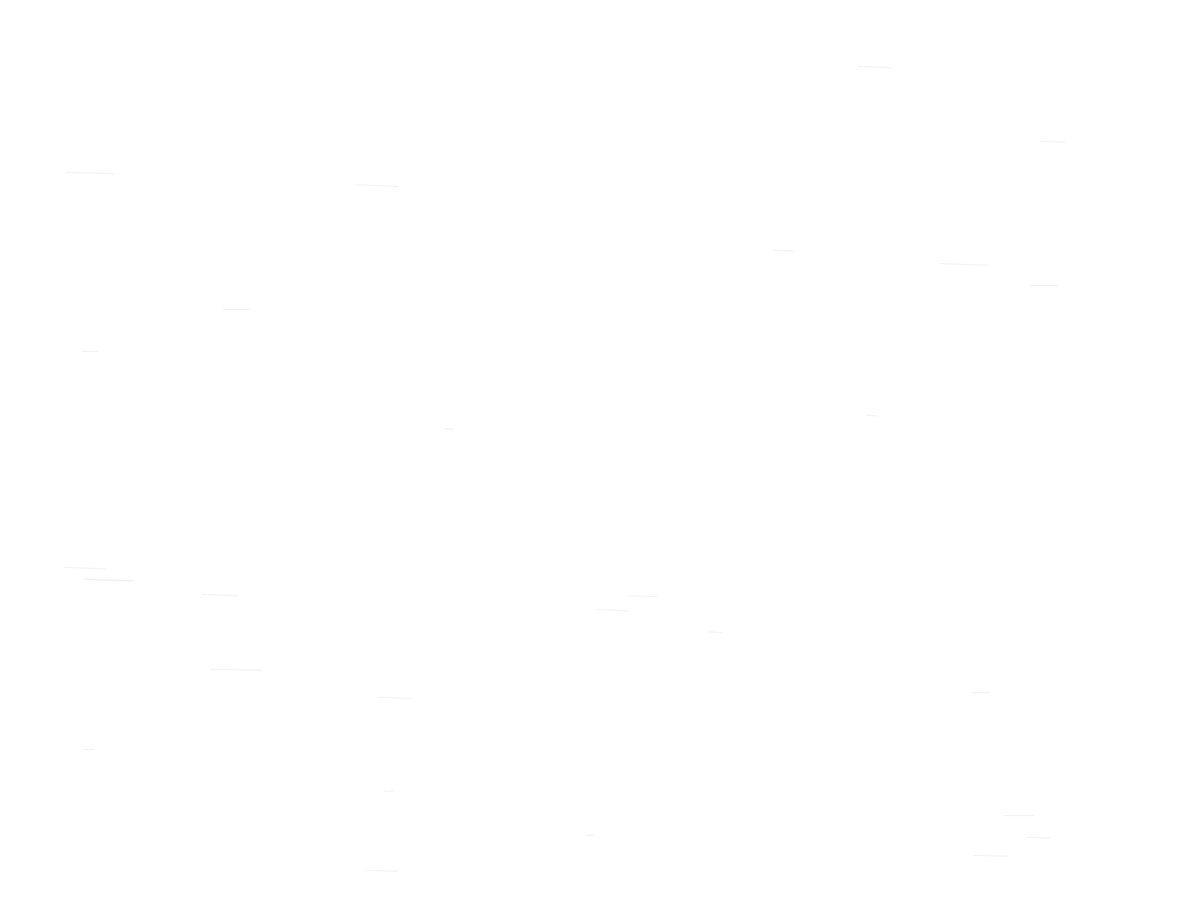
Frame 1 (no input)
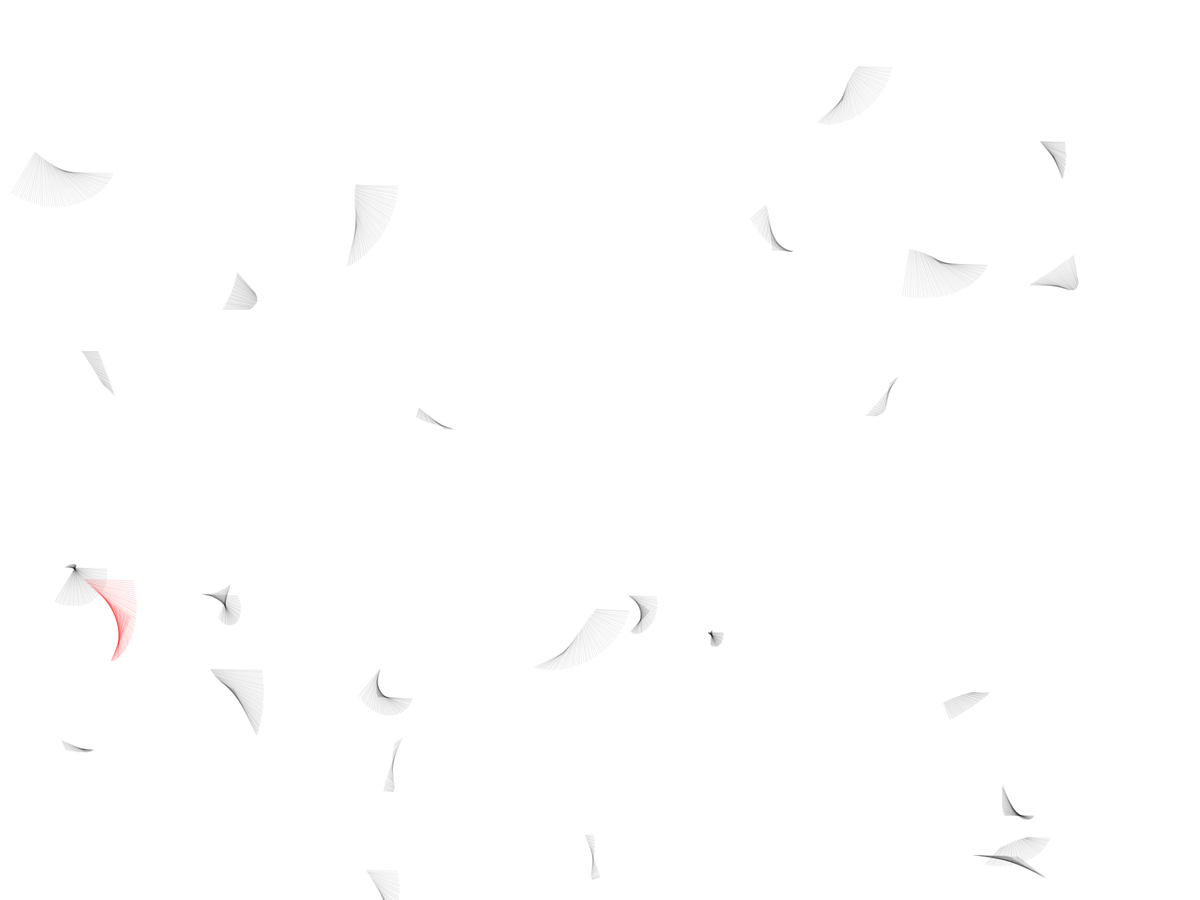
Frame 60 (the mouse pressed at the canvas centre just before this capture)
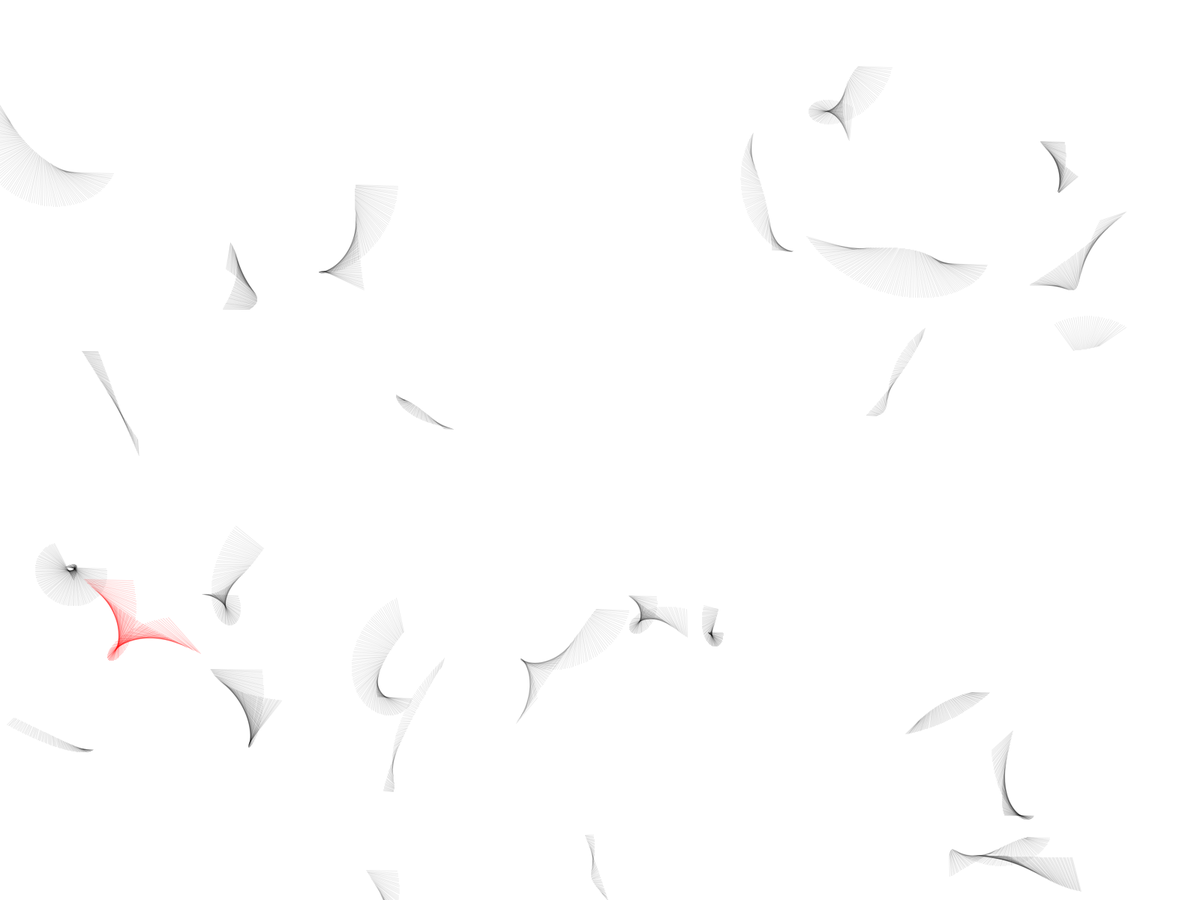
Frame 120 (the mouse held since frame 60 and released just before this capture)

The Processing sketch that drew these frames (run headless with seeded random() and noise(); from frame 60 on, the mouse is pressed at the canvas centre):

// Processing sketch: lines_00
// ── lines_00.pde
ArrayList<Particle> particles = new ArrayList<Particle>();

boolean pause = false;

void setup() {
  fullScreen();
  //size(600, 600);
  for (int i = 0; i < 30; i++) {
    particles.add(new Particle());
    background(255);
    smooth();
  }
}

void draw() {
  //background(255);

  if (!pause) {
    for (Particle p : particles) {
      p.run();
      if (p.isDead()) {
        p.init();
      }
    }
  }
}

void keyPressed(){
 if(key == 'p' || key == 'P'){
   pause = !pause; 
 }
}

// ── Particle.pde
// The Nature of Code
// Daniel Shiffman
// http://natureofcode.com

// Simple Particle System

// A simple Particle class

class Particle {
  PVector position;
  PVector velocity;
  PVector acceleration;
  float lifespan;
  float L;
  float angle;
  color c;
  float da;

  Particle() {
    init();
  }

  void init() {
    acceleration = new PVector(random(-0.01, 0.01), random(-0.01, 0.01));
    velocity = new PVector(random(-1, 1), random(-1, 1));
    position = new PVector(random(width), random(height));
    lifespan = 255.0;
    L = random(10, 70);
    float r = random(1);
    
    if (r < 0.8) {
      c = color(0, 50);
    } else if (r < 0.95) {
      c = color(255);
    } else {
        //colorMode(HSB);
      c = color(255,0,0,100);
      //colorMode(RGB);
    }
    
    //c = color(0, 80);
    //c = color(random(100, 255), random(100, 255), random(100, 255));
    da = random(0.01, 0.05);
  }


  void run() {
    update();
    display();
  }

  // Method to update position
  void update() {
    angle += da;
    velocity.add(acceleration);
    position.add(velocity);
    //lifespan -= 2.0;
  }

  // Method to display
  void display() {
    PVector p = new PVector(0, 0);
    p.x = L*cos(angle)+position.x;
    p.y = L*sin(angle)+position.y;
    stroke(c, 100);
    //ellipse(position.x, position.y, 12, 12);
    line(position.x, position.y, p.x, p.y);
  }

  // Is the particle still useful?
  boolean isDead() {
    if (position.y < 0.0 || position.y > height || position.x > width || position.x < 0) {
      return true;
    } else {
      return false;
    }
  }
}
